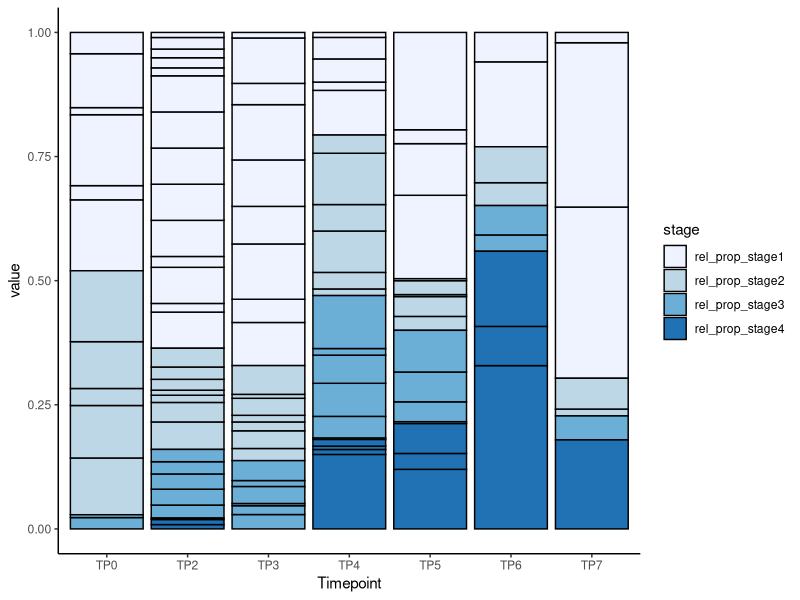
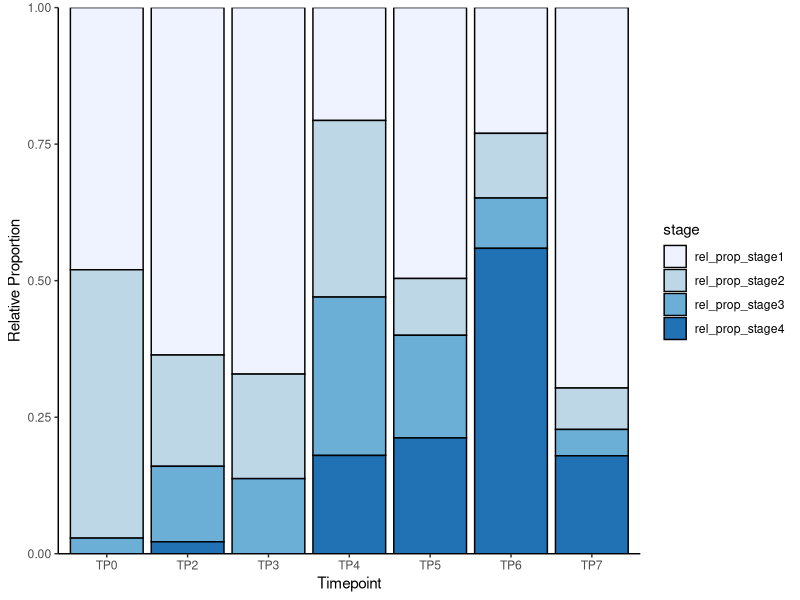
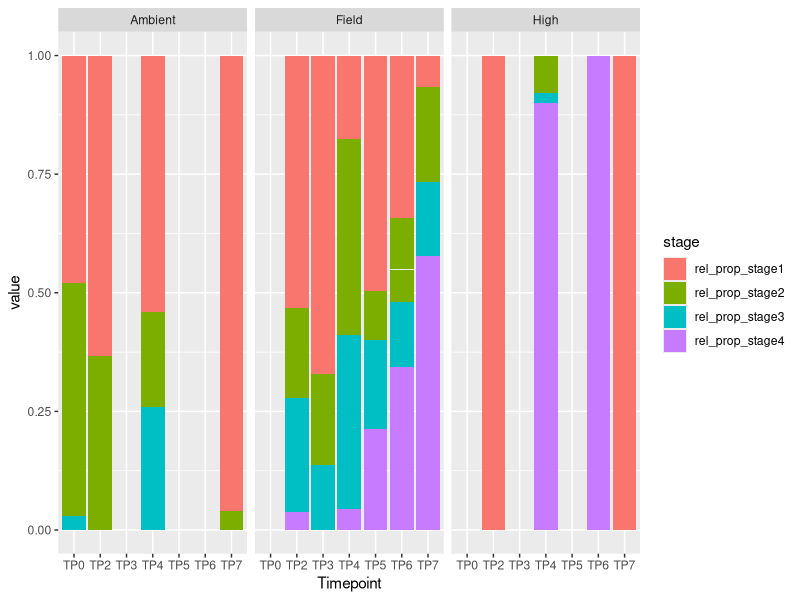
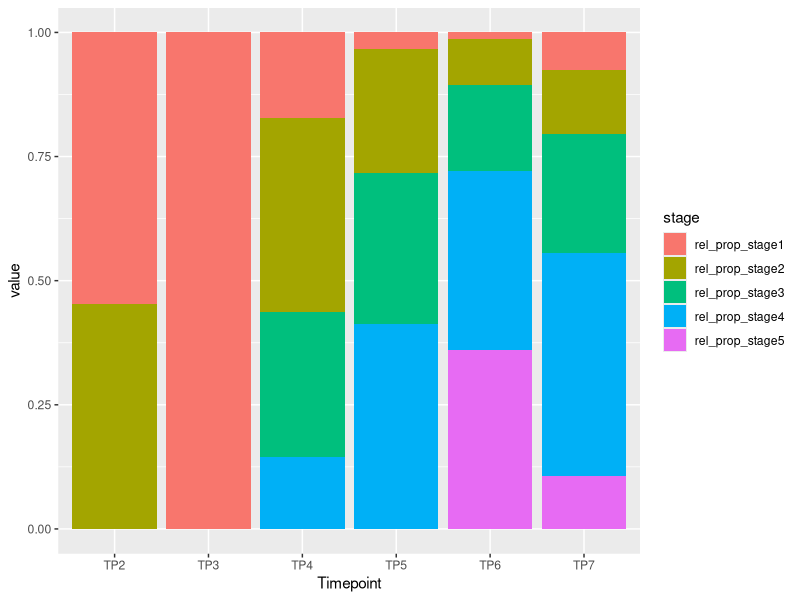
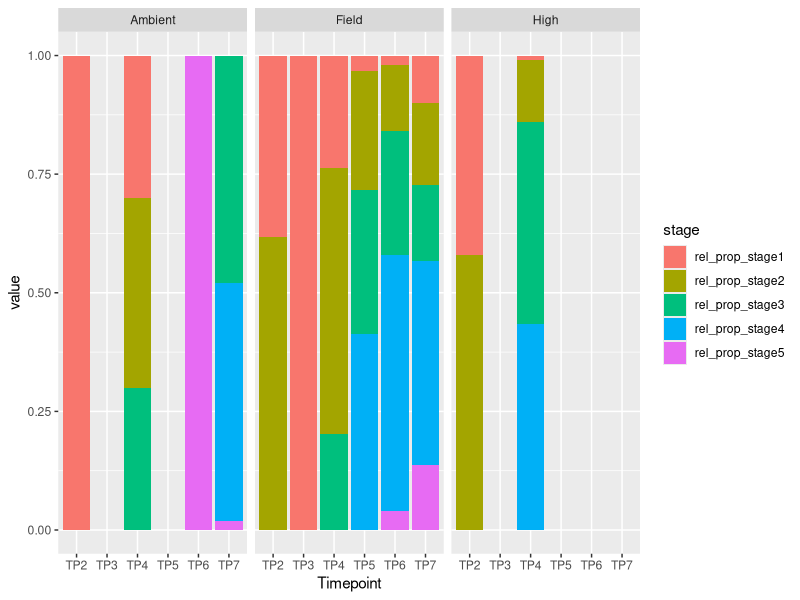
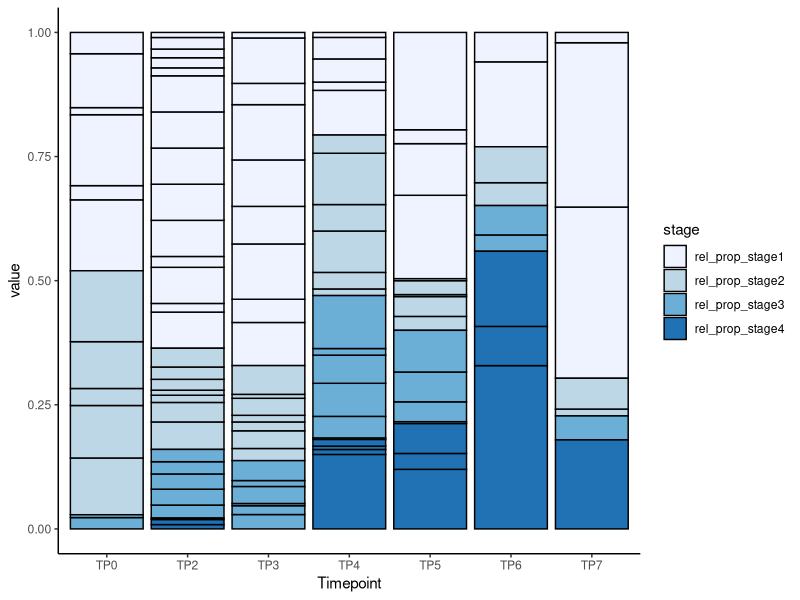
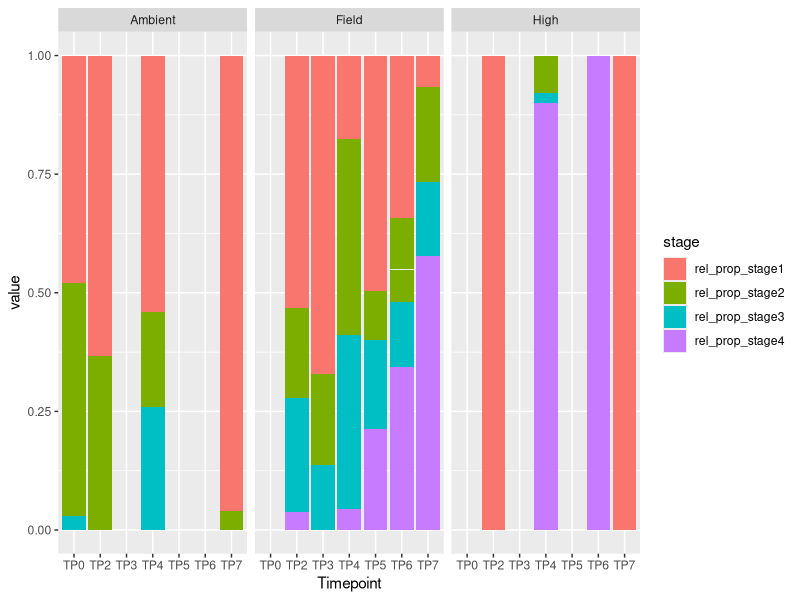
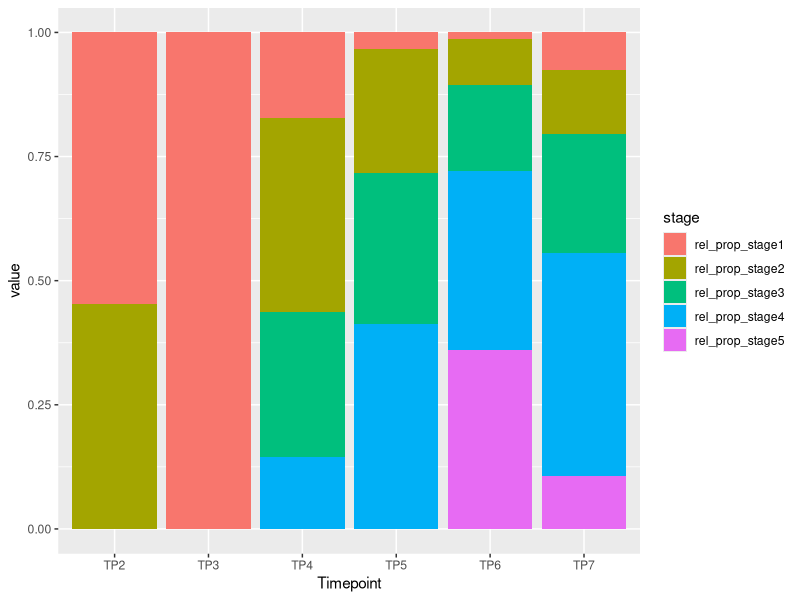

Write the R code that produced these figures, in order.
## ---- chunk 1
knitr::opts_chunk$set(echo = TRUE)

library(tidyverse)
library("RColorBrewer")
## ---- chunk 2
Abundance <- read.csv("data/Abundance.csv", header = T, na.strings = c("", "NA")) %>% 
  select(Coral.ID, Treatment, Timepoint, Sex, Abundance.of.Stage.One, Abundance.of.Stage.Two, Abundance.of.Stage.Three, Abundance.of.Stage.Four, Abundance.of.Stage.Five, Total.Gamates)

######### Include Site eventually 
## ---- chunk 3
Abundance_female <- Abundance %>% 
  filter(Sex == "Female") 
## ---- chunk 4
Abundance_female <- Abundance_female %>%
  mutate(rel_prop_stage1 = (Abundance.of.Stage.One / Total.Gamates) * 100,
         rel_prop_stage2 = (Abundance.of.Stage.Two / Total.Gamates) * 100, 
         rel_prop_stage3 = (Abundance.of.Stage.Three / Total.Gamates) * 100, 
         rel_prop_stage4 = (Abundance.of.Stage.Four / Total.Gamates) * 100,
         rel_prop_stage5 = (Abundance.of.Stage.Five / Total.Gamates) * 100)
## ---- chunk 5
Abundance_female_long <- gather(Abundance_female, stage, value, rel_prop_stage1:rel_prop_stage5) %>% 
  select(Coral.ID, Treatment, Timepoint, Sex, stage, value) %>% 
  na.omit()
## ---- chunk 6
female_abund_plot <- ggplot(Abundance_female_long, aes(fill=stage, y=value, x=Timepoint)) + 
    geom_bar(position="fill", stat="identity", color = "black") +
    scale_fill_manual(values = brewer.pal(n=4, name = "Blues")) +
    theme_classic()
female_abund_plot



ggplot(Abundance_female_long, aes(fill=stage, y=value, x=Timepoint)) + 
    stat_summary(fun.y=sum, geom="bar", colour="black", position = "fill", stat = "identity") +
    #geom_bar(position="fill", stat="identity", color = "black") +
    scale_fill_manual(values = brewer.pal(n=4, name = "Blues")) +
    scale_y_continuous(expand = c(0, 0)) +
    ylab("Relative Proportion") +
    #scale_fill_discrete(labels=c('Stage 1', 'Stage 2', "Stage 3", "Stage 4")) +
    theme_classic() 
















female_abund_trt_plot <- ggplot(Abundance_female_long, aes(fill=stage, y=value, x=Timepoint)) + 
    geom_bar(position="fill", stat="identity") + 
    facet_wrap(~Treatment)
female_abund_trt_plot

ggsave("output/Female_Gamete_Abundance.pdf", female_abund_plot)
ggsave("output/Female_Gamete_Abundance_Treatment.pdf", female_abund_trt_plot)
## ---- chunk 7
Abundance_male <- Abundance %>% 
  filter(Sex == "Male") 
## ---- chunk 8
Abundance_male <- Abundance_male %>%
  mutate(rel_prop_stage1 = (Abundance.of.Stage.One / Total.Gamates) * 100,
         rel_prop_stage2 = (Abundance.of.Stage.Two / Total.Gamates) * 100, 
         rel_prop_stage3 = (Abundance.of.Stage.Three / Total.Gamates) * 100, 
         rel_prop_stage4 = (Abundance.of.Stage.Four / Total.Gamates) * 100,
         rel_prop_stage5 = (Abundance.of.Stage.Five / Total.Gamates) * 100)
## ---- chunk 9
Abundance_male_long <- gather(Abundance_male, stage, value, rel_prop_stage1:rel_prop_stage5) %>% 
  select(Coral.ID, Treatment, Timepoint, Sex, stage, value) %>% 
  na.omit()
## ---- chunk 10
male_abund_plot <- ggplot(Abundance_male_long, aes(fill=stage, y=value, x=Timepoint)) + 
    geom_bar(position="fill", stat="identity")
male_abund_plot

male_abund_trt_plot <- ggplot(Abundance_male_long, aes(fill=stage, y=value, x=Timepoint)) + 
    geom_bar(position="fill", stat="identity") + 
    facet_wrap(~Treatment)
male_abund_trt_plot

ggsave("output/Male_Gamete_Abundance.pdf", male_abund_plot)
ggsave("output/Male_Gamete_Abundance_Treatment.pdf", male_abund_trt_plot)
